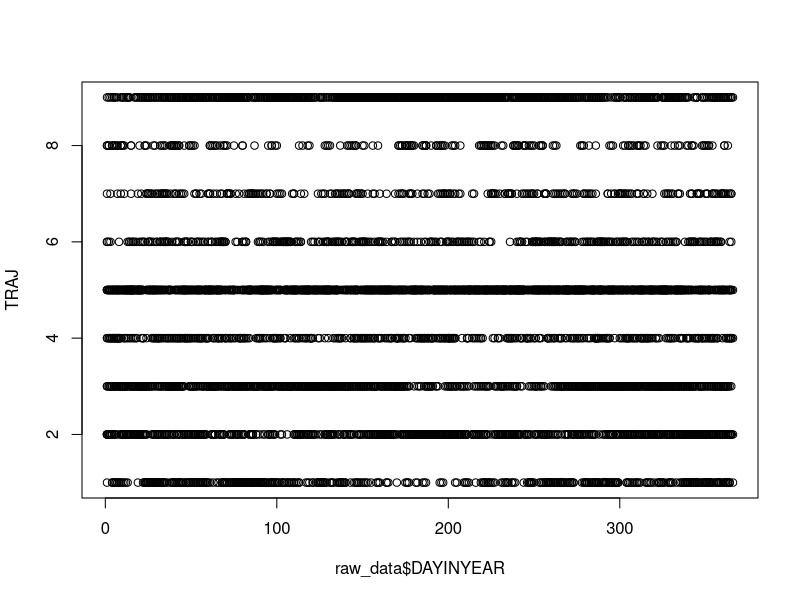
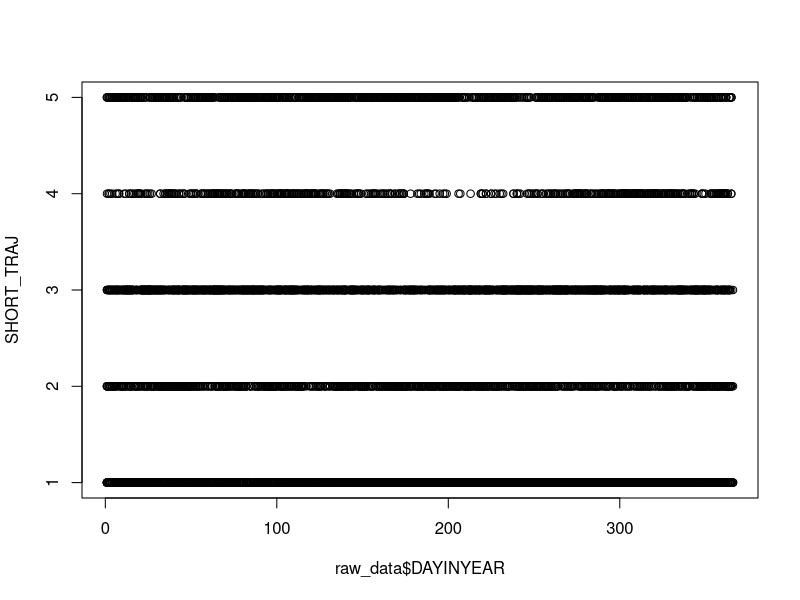
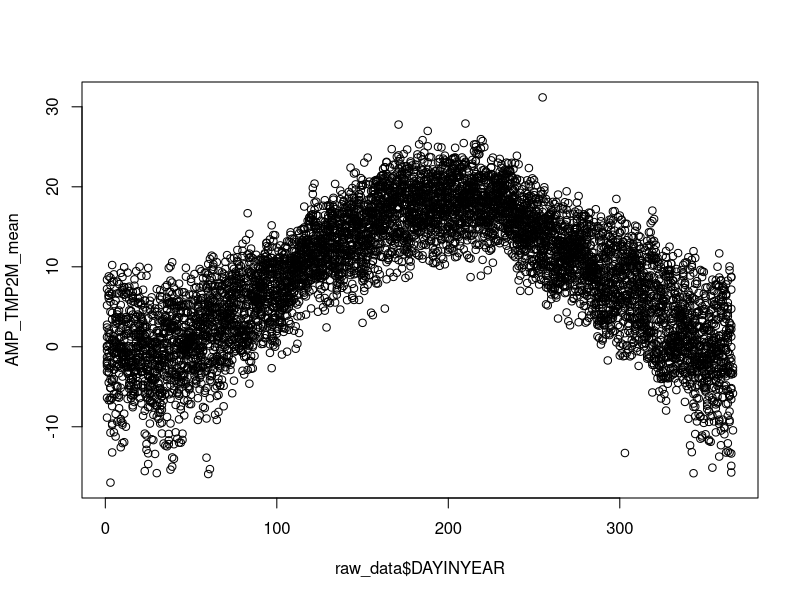
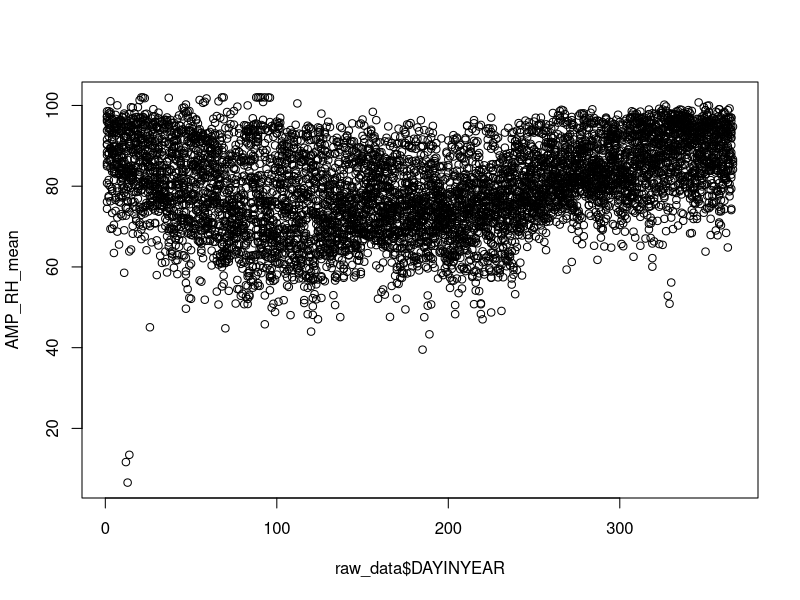
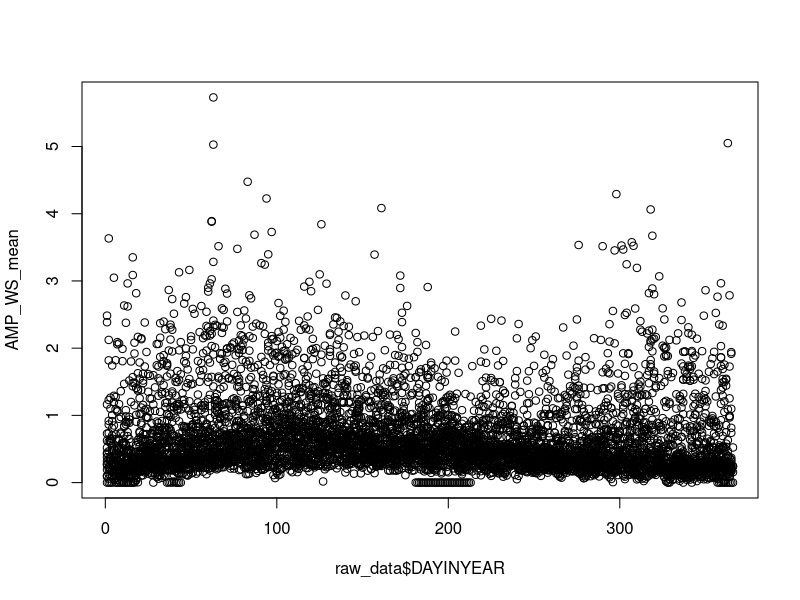
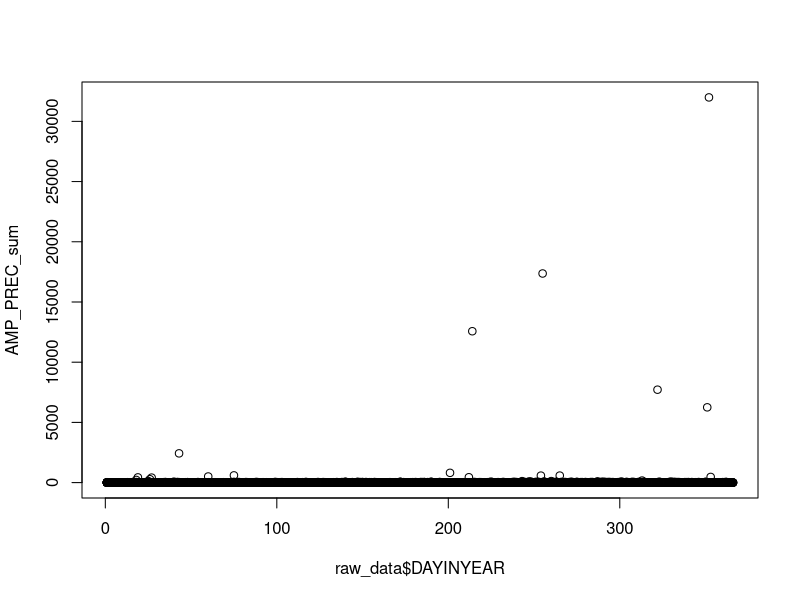

The R source for these figures, in order:

raw_data <- read.table("pollution.txt", header = T, sep=",")



getSeason <- function(DATES) {
  WS <- as.Date("2012-12-15", format = "%Y-%m-%d") # Winter Solstice
  SE <- as.Date("2012-3-15",  format = "%Y-%m-%d") # Spring Equinox
  SS <- as.Date("2012-6-15",  format = "%Y-%m-%d") # Summer Solstice
  FE <- as.Date("2012-9-15",  format = "%Y-%m-%d") # Fall Equinox
  
  d <- as.Date(strftime(DATES, format="2012-%m-%d"))
  #1-winter
  #2-spring
  #3-summer
  #4-fall
  ifelse (d >= WS | d < SE, "1",
          ifelse (d >= SE & d < SS, "2",
                  ifelse (d >= SS & d < FE, "3", "4")))
}

getMonth<-function(DATES){
  months<-vector();
  for(i in 1:length(DATES)){
    months[i]<-format(as.Date(DATES[[i]], format = "%Y-%m-%d"),"%m")
  }
  return (months)
}
getYear<-function(DATES){
  year<-vector();
  for(i in 1:length(DATES)){
    year[i]<-format(as.Date(DATES[[i]], format = "%Y-%m-%d"),"%Y")
  }
  return (year)
}

getDay<-function(DATES){
  day<-vector();
  for(i in 1:length(DATES)){
    day[i]<-format(as.Date(DATES[[i]], format = "%Y-%m-%d"),"%d")
  }
  return (day)
}

getDayInYear<-function(DATES){
  day<-vector();
  for(i in 1:length(DATES)){
    day[i]<-format(as.Date(DATES[[i]], format = "%Y-%m-%d"),"%j")
  }
  return (day)
}

dates2Season<-function(dates=dates){
  season<-vector();
  for(i in 1:length(dates)){
    season[[i]]<-getSeason(dates[[i]])
  }
  return (season)
}


season<-dates2Season(dates=raw_data$DATE)
day<-getDay(raw_data$DATE)
months<-getMonth(raw_data$DATE)
year<-getYear(raw_data$DATE)
dayinyear<-getDayInYear(raw_data$DATE)
raw_data$SEASONS<-as.numeric(season)
raw_data$YEAR<-as.numeric(year)
raw_data$MONTHS<-as.numeric(months)
raw_data$DAY<-as.numeric(day)
raw_data$DAYINYEAR<-as.numeric(dayinyear)
raw_data$DATE=as.numeric(raw_data$DATE)
raw_data$DATE=as.numeric(raw_data$DATE)
raw_data$TRAJ=as.factor(raw_data$TRAJ)
raw_data$SHORT_TRAJ=as.factor(raw_data$SHORT_TRAJ)

summary(raw_data)

for (i in 2:7){
  plot(raw_data$DAYINYEAR,raw_data[,i],ylab=names(raw_data)[i])
}